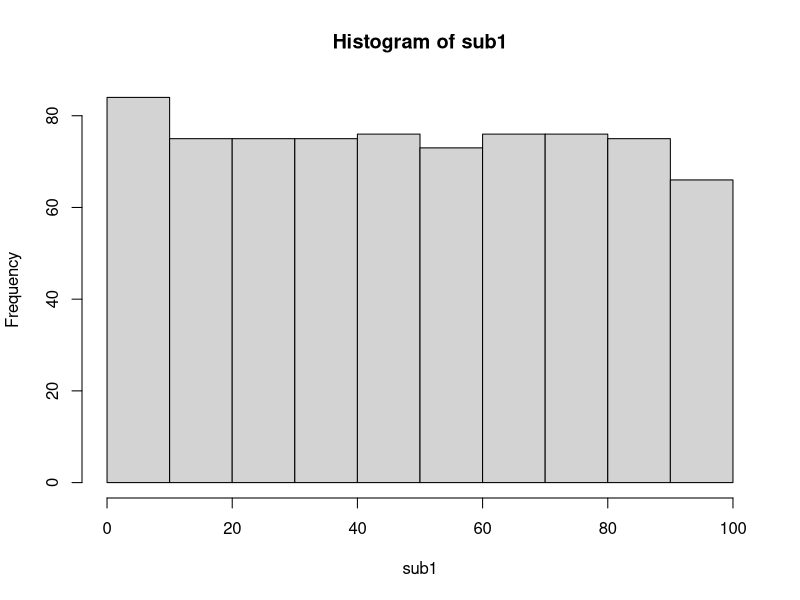
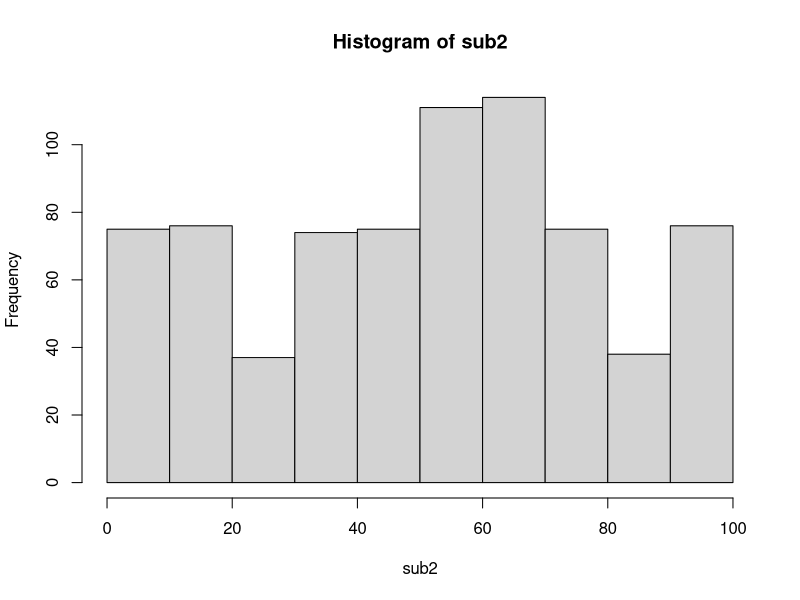
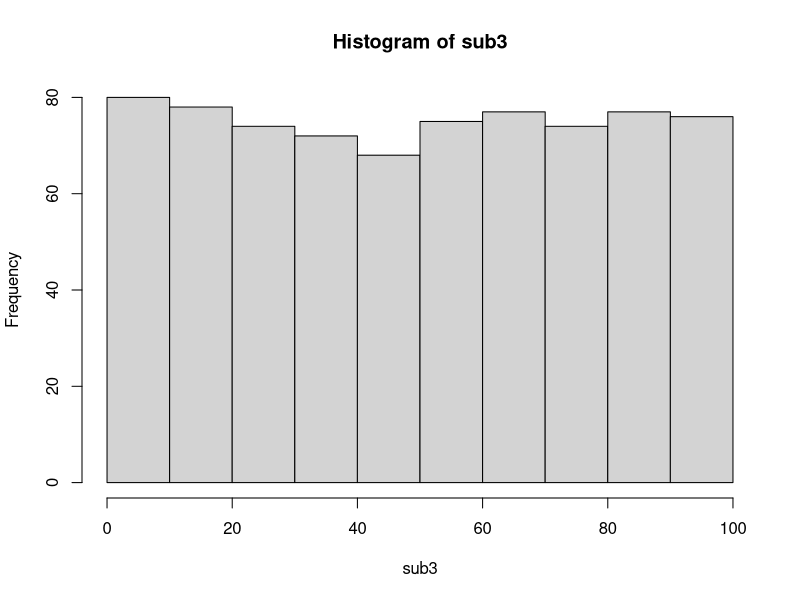
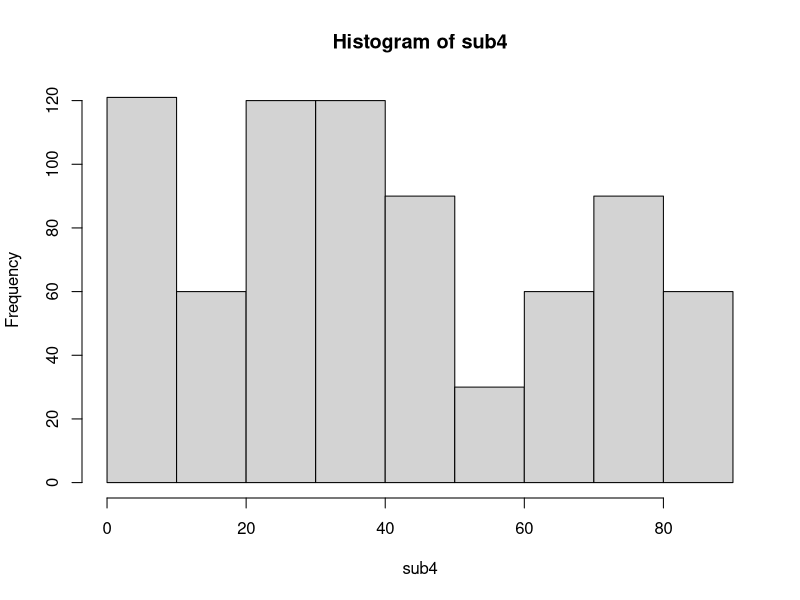
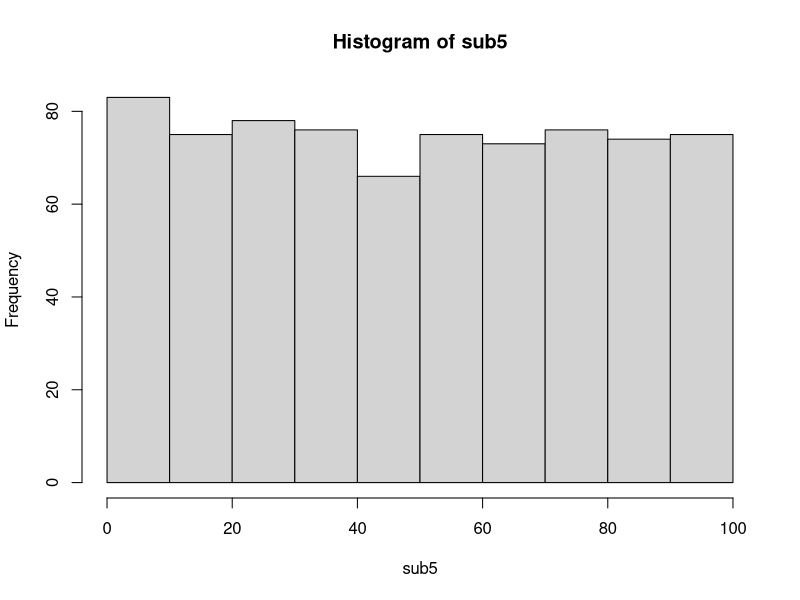
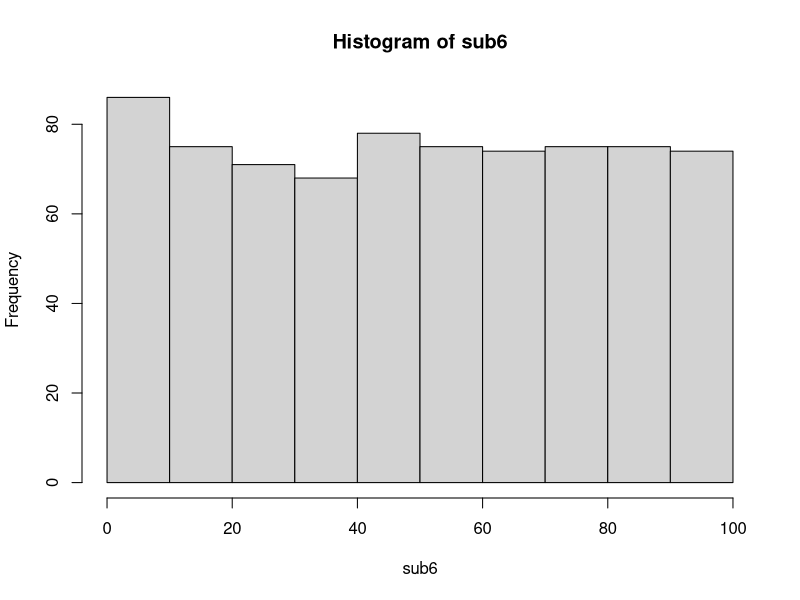
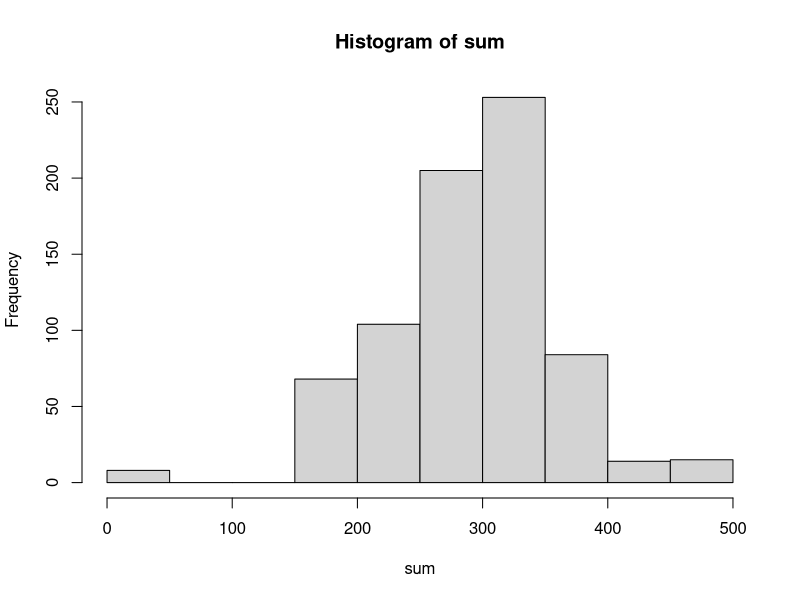
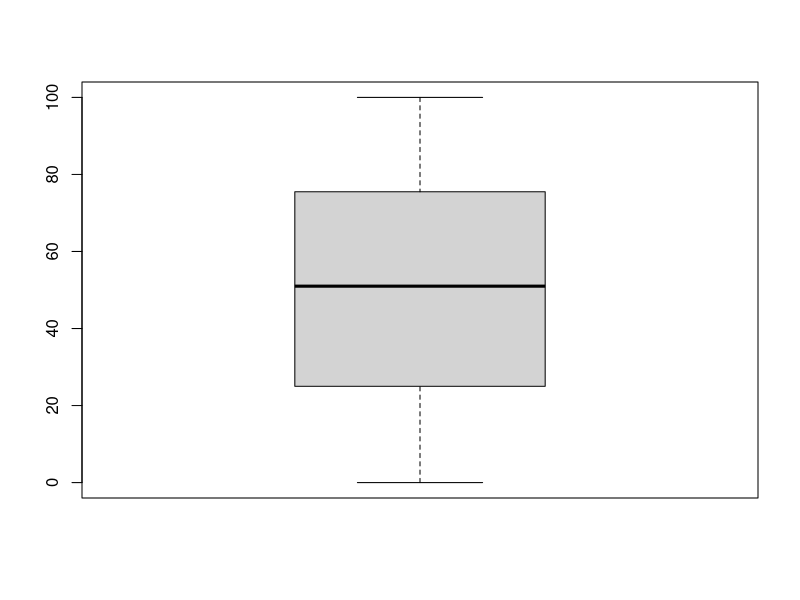

The R script that drew these images, in order:
#LCG equation
#x(i+1)=(a*x(i)+c)%%m

#generating random marks
lcg <- function(a,c,M,length,seed){
  x <- rep(0,length)
  x[1]<-seed
  for(i in 1:length){
    x[i+1]<-(a*x[i]+c)%%M
  }
  return(x)
}

#calling LCG function for 6 subjects
sub1<-lcg(2,9,101,750,7)
sub2<-lcg(44,3,101,750,2)
sub3<-lcg(3,5,101,750,5)
sub4<-lcg(5,6,101,750,4)
sub5<-lcg(8,2,101,750,5)
sub6<-lcg(12,8,101,750,6)

#mean, median and standard deviation inbuild function calling

#subj1
sub1mean<-mean(sub1)
print(sub1mean)
sub1median<-median(sub1)
print(sub1median)
sub1sd<-sd(sub1)
print(sub1sd)
hist(sub1)

#subj2
sub2mean<-mean(sub2)
print(sub2mean)
sub2median<-median(sub2)
print(sub2median)
sub2sd<-sd(sub2)
print(sub2sd)
hist(sub2)

#subj3
sub3mean<-mean(sub3)
print(sub3mean)
sub3median<-median(sub3)
print(sub3median)
sub3sd<-sd(sub3)
print(sub3sd)
hist(sub3)

#subj4
sub4mean<-mean(sub4)
print(sub4mean)
sub4median<-median(sub4)
print(sub4median)
sub4sd<-sd(sub4)
print(sub4sd)
hist(sub4)

#subj5
sub5mean<-mean(sub5)
print(sub5mean)
sub5median<-median(sub5)
print(sub5median)
sub5sd<-sd(sub5)
print(sub5sd)
hist(sub5)

#subj6
sub6mean<-mean(sub6)
print(sub6mean)
sub6median<-median(sub6)
print(sub6median)
sub6sd<-sd(sub6)
print(sub6sd)
hist(sub6)

sum<-sub1+sub2+sub3+sub4+sub5+sub6
result<-data.frame(sub1, sub2, sub3, sub4, sub5, sub6, sum)
print(result)
mean<- mean(sum)
median<- median(sum)
sdeviation<-sd(sum)
hist(sum)

outlier1<-boxplot(sub3)$out
outlier1

outlier<-function(data)
{
  q<-quantile(data)
  print(q[2])
  IQR=q[4]-q[2]
  min=q[2]-1.5*IQR
  max=q[4]+1.5*IQR
  print("min of range")
  print(as.numeric(min))
  print("max of range")
  print(as.numeric(max))
  flag<-0
  for(val in data)
  {
    #print(val>max)
    if(val<min||val>max)
    {
      print("Outlier")
      print(val)
      flag<-1
    }
  }
  if(flag == 0)
    print("No outliers")
  return("Done")
}

res<-outlier(sub1)
print(res)
res<-outlier(sub2)
res<-outlier(sub3)
res<-outlier(sub4)
res<-outlier(sub5)
res<-outlier(sub6)